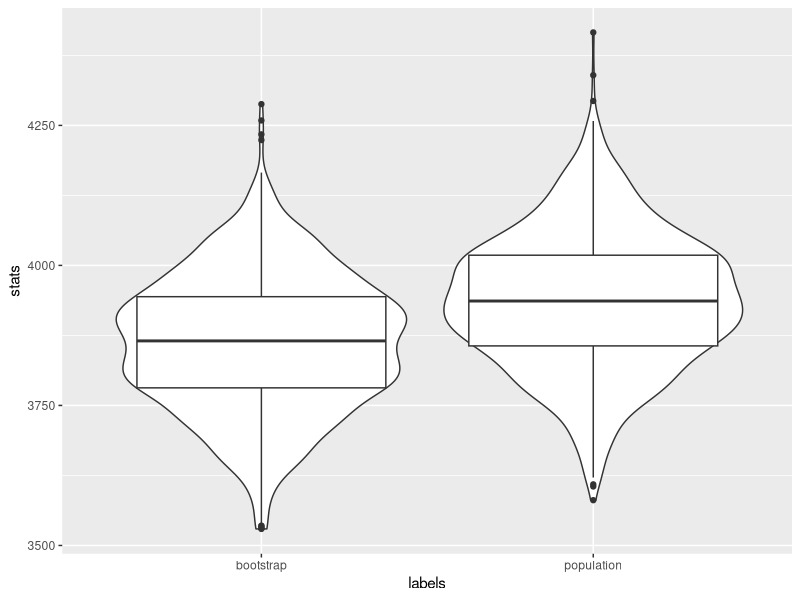
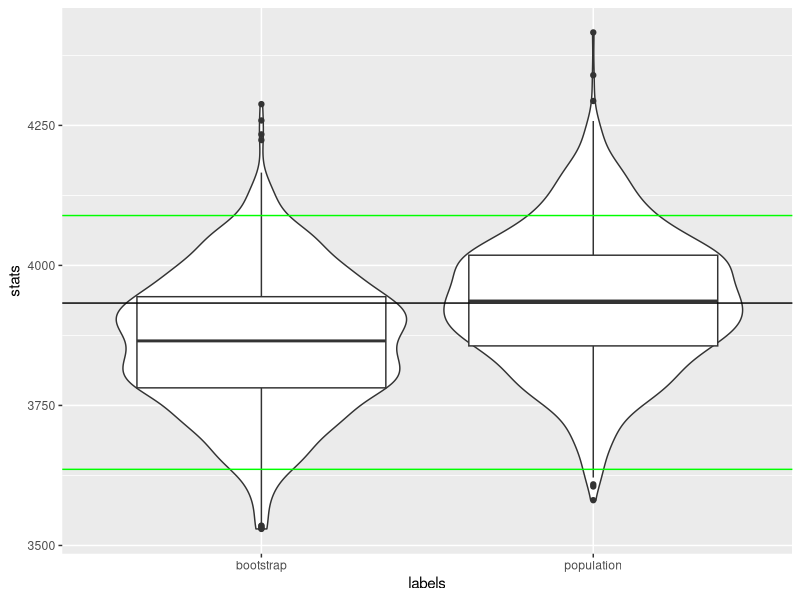

Source code (R) for these figures, in order:
## ---- chunk 1
knitr::opts_chunk$set(cache = FALSE)
## ---- chunk 2
set.seed(1)
sample(c(1,2,3,4),size=4,replace=TRUE)
sample(c(1,2,3,4),size=4,replace=TRUE)
sample(c(1,2,3,4),size=4,replace=TRUE)
sample(c(1,2,3,4),size=4,replace=TRUE)
sample(c(1,2,3,4),size=4,replace=TRUE)
## ---- chunk 3
library(ggplot2)
data(diamonds)
## ---- chunk 4
sample.size <- 1000
set.seed(2)
dia64 <- sample(diamonds$price, size=sample.size)
dia64
## ---- chunk 5
set.seed(3)
bs1000 <- c()
for (i in 1:1000) {
  bs1000[i] <- mean(sample(dia64, size=sample.size, replace=TRUE))
}
head(bs1000)
## ---- chunk 6
set.seed(4)
dp1000 <- c(0)
for (i in 1:1000) {
  dp1000[i] = mean(sample(diamonds$price, size=sample.size))
}
head(dp1000)
## ---- chunk 7
labp <- cbind(rep('population',1000))
labb <- cbind(rep('bootstrap',1000))
labels <- rbind(labp, labb)
statp <- cbind(dp1000)
statb <- cbind(bs1000)
stats <- rbind(statp, statb)
df <- data.frame(stats=stats,labels=labels)
## ---- chunk 8
ggplot(data=df,mapping=aes(x=labels,y=stats)) + geom_violin() + geom_boxplot()
## ---- chunk 9
lo <- quantile(bs1000, probs=0.025)
hi <- quantile(bs1000, probs=0.975)
ggplot(data=df,mapping=aes(x=labels,y=stats)) + geom_violin() + geom_boxplot() + geom_hline(yintercept=lo,color="green") + geom_hline(yintercept=hi,color="green")+ geom_hline(yintercept=mean(diamonds$price),color="black")
